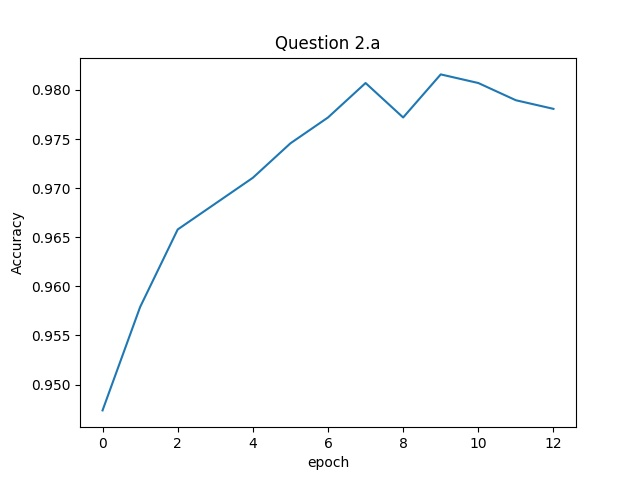

Reproduce this figure in Python.
import h5py
import pickle
import struct, os
import numpy as np
from matplotlib import pyplot
from sklearn.neural_network import MLPClassifier
from sklearn.model_selection import train_test_split


def load_h5py(filename):
    with h5py.File(filename, 'r') as hf:
        X = hf['X'][:]
        Y = hf['Y'][:]
    return X, Y

x, y = load_h5py('/home/arpn/Machine Learning/HW-3-NN/dataset_partA.h5')

data_x = np.array([i.flatten() for i in x])

train_x, test_x, train_y, test_y = train_test_split(data_x, y, test_size=0.2)

f = open('2a.txt', 'w')

alphaList = [0.001, 0.01, 0.1, 0.2, 0.8, 1.0]
scores = []
for alp in alphaList:
    nn = MLPClassifier((100, 50), activation='logistic', early_stopping=True, verbose=True, alpha=alp)
    nn.fit(train_x, train_y)
    predict_y = nn.predict(test_x)
    tempscore = nn.score(test_x, test_y)
    scores.append(tempscore)

optscore = 0
ind = -1

for i in range(len(scores)):
    f.write('For the alpha value '+str(alphaList[i])+' the accuracy is '+str(scores[i])+'\n')
    if optscore < scores[i]:
        optscore = scores[i]
        ind = i

f.write('\n\n\nMaximum score is '+str(optscore))


nn = MLPClassifier((100, 50), activation='logistic', early_stopping=True, verbose=True, alpha=alphaList[ind])
nn.fit(train_x, train_y)
pyplot.xlabel('epoch')
pyplot.ylabel('Accuracy')
pyplot.title('Question 2.a')
pyplot.plot(nn.validation_scores_)
pyplot.savefig('2a.jpg', dpi = 100)
f.close()

with open('model_2a.pkl', 'wb') as output:
    pickle.dump(nn, output, pickle.HIGHEST_PROTOCOL)
